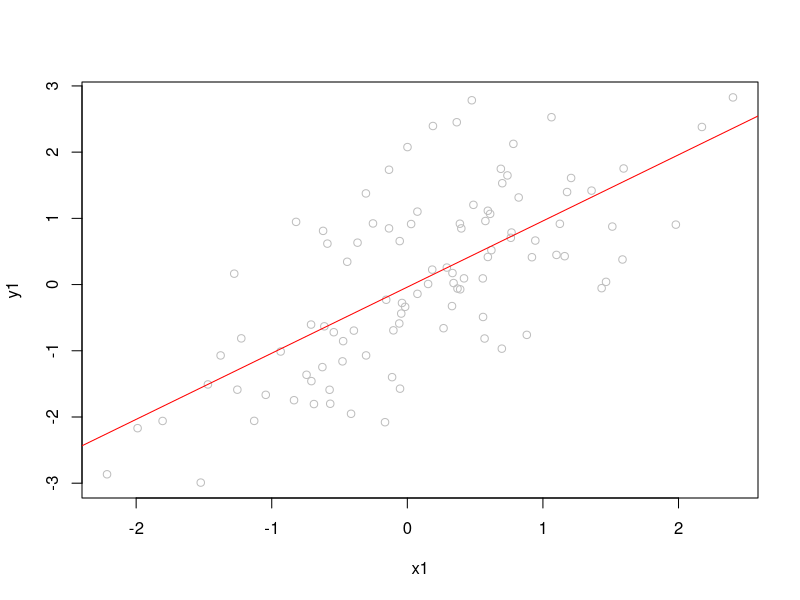
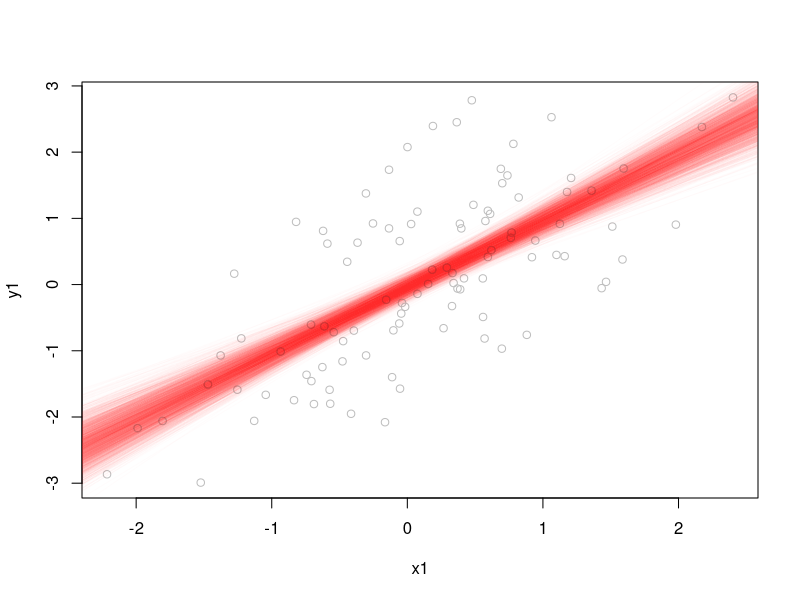
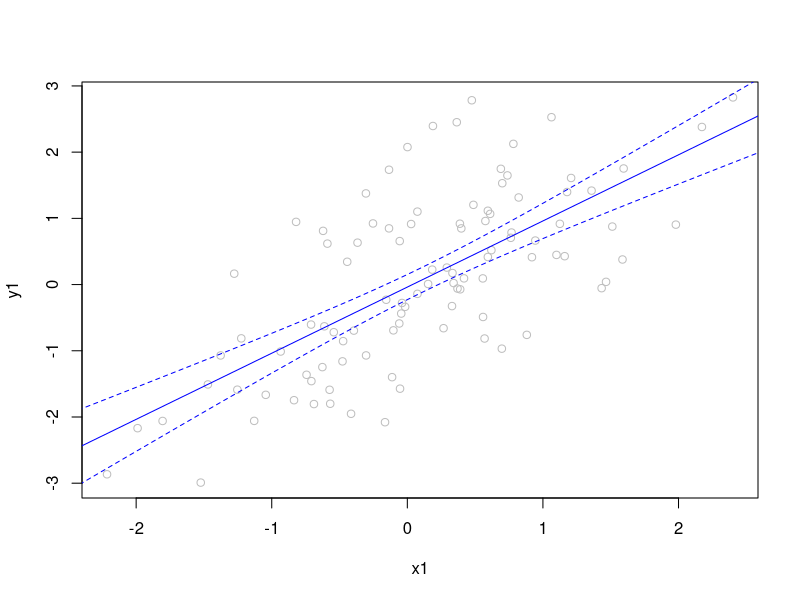
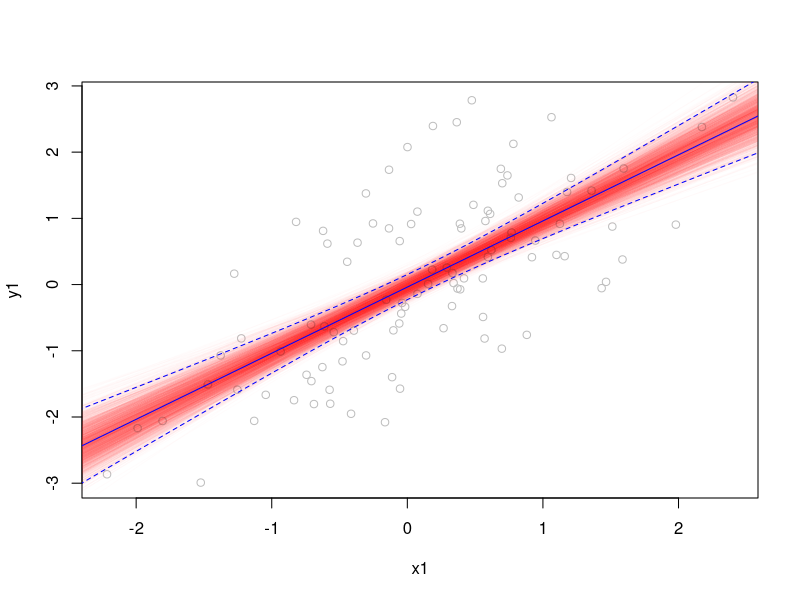
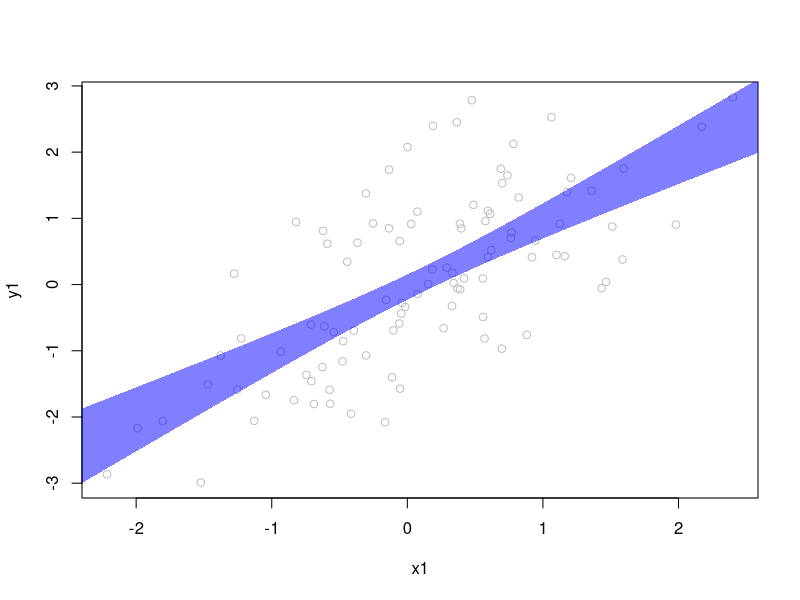
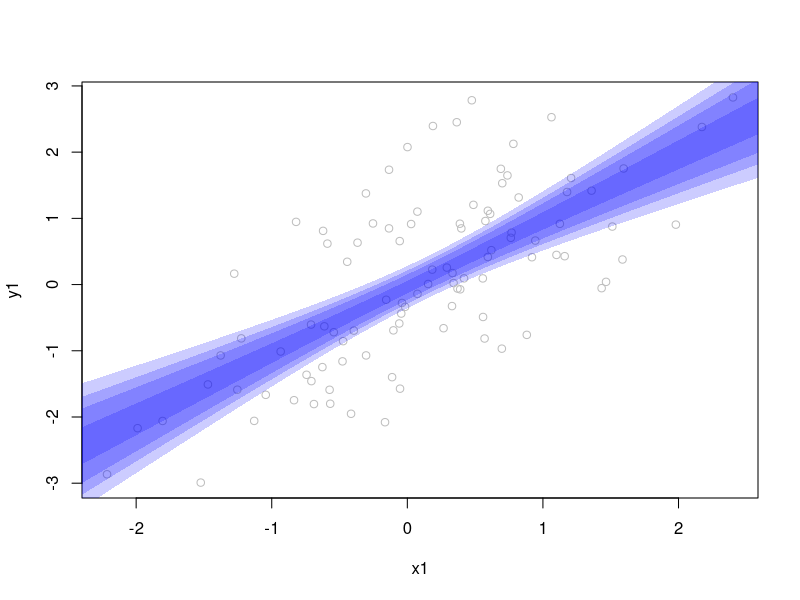
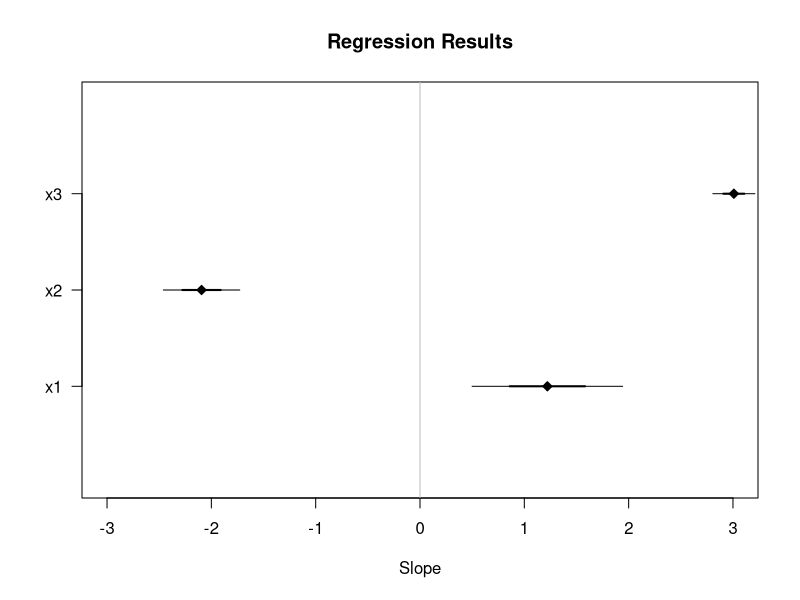
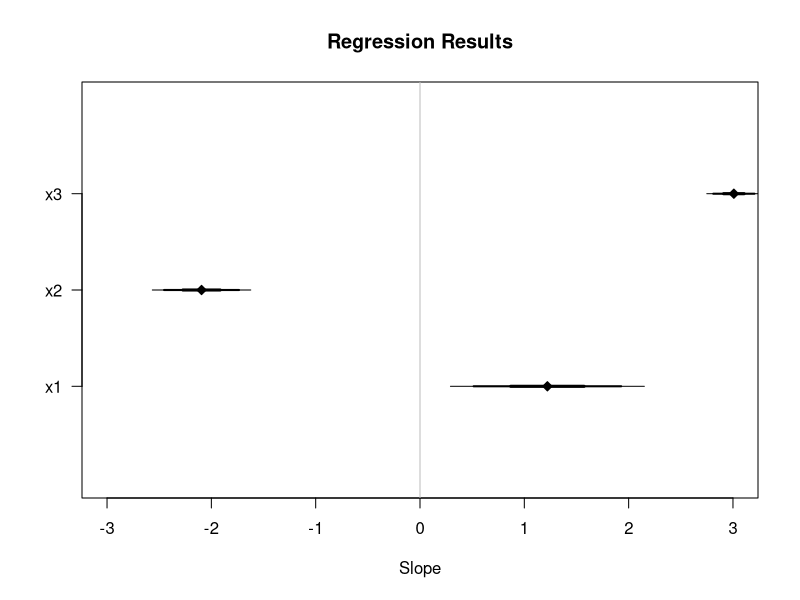

Write the R code that produced these figures, in order.
#' # Plotting regression summaries #
#'
#' The `olsplots.r` script walked through plotting regression diagnostics.
#' Here we focus on plotting regression results.


#' ## Plotting regression slopes ##
#'
#' Because the other script described plotting slopes to some extent, we'll start there.
#' Once we have a regression model, it's incredibly easy to plot slopes using `abline`:
set.seed(1)
x1 <- rnorm(100)
y1 <- x1 + rnorm(100)
ols1 <- lm(y1 ~ x1)
plot(y1~x1, col='gray')
#' Note: `plot(y1~x1)` is equivalent to `plot(x1,y1)`, with reversed order of terms.
abline(coef(ols1)[1], coef(ols1)['x1'], col='red')
#' This is a nice plot, but it doesn't show uncertainty.
#' To add uncertainty about our effect, let's try bootstrapping our standard errors.

#' To bootstrap, we resample or original data, reestimate the model and redraw our line.
#' We're going to do some functional programming to make this happen.
myboot <- function(){
    tmpdata <- data.frame(x1=x1,y1=y1)
    thisboot <- sample(1:nrow(tmpdata),nrow(tmpdata),TRUE)
    coef(lm(y1~x1,data=tmpdata[thisboot,]))
}
bootcoefs <- replicate(2500,myboot())
#' The result `bootcoefs` is 2500 bootstrapped OLS estimates
#' We can add these all to our plot using a function called `apply`:
plot(y1~x1, col='gray')
apply(bootcoefs,2,abline,col=rgb(1,0,0,.01))
#' The darkest parts of this plot show where we have the most certainty about the our expected values.
#' At the tails of the plot, because of the uncertainty about our slope, the range of plausible predicted values is greater.

#' We can also get a similar looking plot using mathematically calculated SEs.
#' The `predict` function will help us determine the predicted values from a regression models at different inputs.
#' To use it, we generate some new data representing the range of observed values of our data:
new1 <- data.frame(x1=seq(-3,3,length.out=100))
#' We then do the prediction, specifying our model (`ols1`), the new data (`new1`), that we want SEs, and that we want "response" predictions.
pred1 <- predict(ols1, newdata=new1, se.fit=TRUE, type="response")
#' We can then plot our data:
plot(y1 ~ x1, col='gray')
# Add the predicted line of best (i.e., the regression line:
points(pred1$fit ~ new1$x1, type="l", col='blue')
# Note: This is equivalent to `abline(coef(ols1)[1] ~ coef(ols1)[2], col='red')` over the range (-3,3).
# Then we add our confidence intervals:
lines(new1$x1, pred1$fit + (1.96*pred1$se.fit), lty=2, col='blue')
lines(new1$x1, pred1$fit - (1.96*pred1$se.fit), lty=2, col='blue')
#' Note: The `lty` parameter means "line type." We've requested a dotted line.

#' We can then compare the two approaches by plotting them together:
plot(y1 ~ x1, col='gray')
apply(bootcoefs,2,abline,col=rgb(1,0,0,.01))
points(pred1$fit ~ new1$x1, type="l", col='blue')
lines(new1$x1, pred1$fit + (1.96*pred1$se.fit), lty=2, col='blue')
lines(new1$x1, pred1$fit - (1.96*pred1$se.fit), lty=2, col='blue')
#' As should be clear, both give us essentially the same representation of uncertainty, but in sylistically different ways.

#' It is also possible to draw a shaded region rather than the blue lines in the above example.
#' To do this we use the `polygon` function, which we have to feed some x and y positions of points:
plot(y1 ~ x1, col='gray')
polygon(    c(seq(-3,3,length.out=100),rev(seq(-3,3,length.out=100))),
            c(pred1$fit - (1.96*pred1$se.fit),rev(pred1$fit + (1.96*pred1$se.fit))),
            col=rgb(0,0,1,.5), border=NA)
#' Alternatively, we might want to show different confidence intervals with this kind of polygon:
plot(y1 ~ x1, col='gray')
# 67% CI
# To draw the polygon, we have to specify the x positions of the points from our predictions.
# We do this first left to right (for the lower CI limit) and then right to left (for the upper CI limit).
# Then we specify the y positions, which are just the outputs from the `predict` function.
polygon(    c(seq(-3,3,length.out=100),rev(seq(-3,3,length.out=100))),
            c(pred1$fit - (qnorm(.835)*pred1$se.fit),rev(pred1$fit + (qnorm(.835)*pred1$se.fit))),
            col=rgb(0,0,1,.2), border=NA)
# Note: The `qnorm` function tells us how much to multiple our SEs by to get Gaussian CIs.
# 95% CI
polygon(    c(seq(-3,3,length.out=100),rev(seq(-3,3,length.out=100))),
            c(pred1$fit - (qnorm(.975)*pred1$se.fit),rev(pred1$fit + (qnorm(.975)*pred1$se.fit))),
            col=rgb(0,0,1,.2), border=NA)
# 99% CI
polygon(    c(seq(-3,3,length.out=100),rev(seq(-3,3,length.out=100))),
            c(pred1$fit - (qnorm(.995)*pred1$se.fit),rev(pred1$fit + (qnorm(.995)*pred1$se.fit))),
            col=rgb(0,0,1,.2), border=NA)
# 99.9% CI
polygon(    c(seq(-3,3,length.out=100),rev(seq(-3,3,length.out=100))),
            c(pred1$fit - (qnorm(.9995)*pred1$se.fit),rev(pred1$fit + (qnorm(.9995)*pred1$se.fit))),
            col=rgb(0,0,1,.2), border=NA)



#' ## Regression summary plots ##
#'
#' Another contemporary way of presenting regression results involves converting a regression table into a figure.
set.seed(500)
x1 <- rnorm(100,5,5)
x2 <- rnorm(100,-2,10)
x3 <- rnorm(100,0,20)
y <- (1*x1) + (-2*x2) + (3*x3) + rnorm(100,0,20)
ols2 <- lm(y ~ x1 + x2 + x3)
#' Conventionally, we would present results from this regression as a table:
summary(ols2)
#' Or just:
coef(summary(ols2))[,1:2]

#' It might be helpful to see the size and significance of these effects as a figure.
#' To do so, we have to draw the regression slopes as points and the SEs as lines.
slopes <- coef(summary(ols2))[c('x1','x2','x3'),1]  #' slopes
ses <- coef(summary(ols2))[c('x1','x2','x3'),2]     #' SEs
#' We'll draw the slopes of the three input variables.
#' Note: The interpretation of the following plot depends on input variables that have comparable scales.
#' Note (continued): Comparing dissimilar variables with this visualization can be misleading!
#' Let's construct a plot that draws 1 and 2 SEs for each coefficient:

#' We'll start with a blank plot (like a blank canvas):
plot(NA, xlim=c(-3,3), ylim=c(0,4), xlab='Slope', ylab='', yaxt='n')
# We can add a title:
title('Regression Results')
# We'll add a y-axis labelling our variables:
axis(2, 1:3, c('x1','x2','x3'), las=2)
# We'll add a vertical line for zero:
abline(v=0, col='gray')
# Then we'll draw our slopes as points (`pch` tells us what type of point):
points(slopes,1:3, pch=23, col='black', bg='black')
# Then we'll add thick line segments for each 1 SE:
segments((slopes-ses)[1], 1, (slopes+ses)[1], 1, col='black', lwd=2)
segments((slopes-ses)[2], 2, (slopes+ses)[2], 2, col='black', lwd=2)
segments((slopes-ses)[3], 3, (slopes+ses)[3], 3, col='black', lwd=2)
# Then we'll add thin line segments for the 2 SEs:
segments((slopes-(2*ses))[1], 1, (slopes+(2*ses))[1], 1, col='black', lwd=1)
segments((slopes-(2*ses))[2], 2, (slopes+(2*ses))[2], 2, col='black', lwd=1)
segments((slopes-(2*ses))[3], 3, (slopes+(2*ses))[3], 3, col='black', lwd=1)


#' We can draw a similar plot with confidence intervals instead of SEs.
plot(NA, xlim=c(-3,3), ylim=c(0,4), xlab='Slope', ylab='', yaxt='n')
title('Regression Results')
axis(2, 1:3, c('x1','x2','x3'), las=2)
abline(v=0, col='gray')
points(slopes,1:3, pch=23, col='black', bg='black')
# Then we'll add thick line segments for each 67% CI:
# Note: The `qnorm` function tells us how much to multiple our SEs by to get Gaussian CIs.
segments((slopes-(qnorm(.835)*ses))[1], 1, (slopes+(qnorm(.835)*ses))[1], 1, col='black', lwd=3)
segments((slopes-(qnorm(.835)*ses))[2], 2, (slopes+(qnorm(.835)*ses))[2], 2, col='black', lwd=3)
segments((slopes-(qnorm(.835)*ses))[3], 3, (slopes+(qnorm(.835)*ses))[3], 3, col='black', lwd=3)
# Then we'll add medium line segments for the 95%:
segments((slopes-(qnorm(.975)*ses))[1], 1, (slopes+(qnorm(.975)*ses))[1], 1, col='black', lwd=2)
segments((slopes-(qnorm(.975)*ses))[2], 2, (slopes+(qnorm(.975)*ses))[2], 2, col='black', lwd=2)
segments((slopes-(qnorm(.975)*ses))[3], 3, (slopes+(qnorm(.975)*ses))[3], 3, col='black', lwd=2)
# Then we'll add thin line segments for the 99%:
segments((slopes-(qnorm(.995)*ses))[1], 1, (slopes+(qnorm(.995)*ses))[1], 1, col='black', lwd=1)
segments((slopes-(qnorm(.995)*ses))[2], 2, (slopes+(qnorm(.995)*ses))[2], 2, col='black', lwd=1)
segments((slopes-(qnorm(.995)*ses))[3], 3, (slopes+(qnorm(.995)*ses))[3], 3, col='black', lwd=1)

#' Both of these plots are similar, but show how the size, relative size, and significance of regression slopes can easily be summarized visually.
